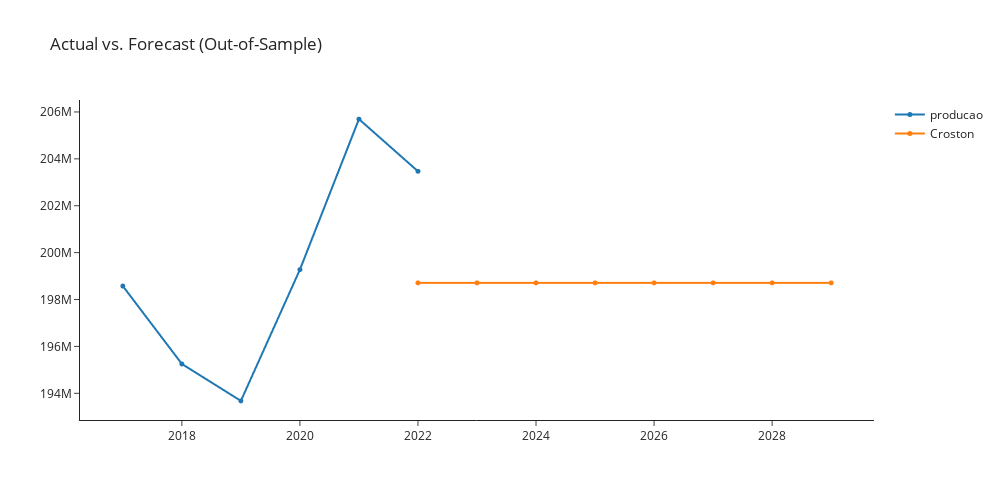

Notebook cell for this chart:
### Markdown cell above
#### croston

### Code cell
croston = exp.create_model('croston')
exp.plot_model(plot = 'decomp', 
               data_kwargs = {'type' : 'multiplicative'},
               fig_kwargs = {"height":500,"width":1000,"template": "simple_white","hoverinfo":"none","big_data_threshold":10})
exp.plot_model(estimator = croston, 
               plot = 'forecast', 
               data_kwargs = {'fh' : 8},
               fig_kwargs = {"height":500,"width":1000,"template": "simple_white","hoverinfo":"none","big_data_threshold":10})

### Figure 1 — Plotly figure (JSON) as saved in the notebook; plotly's stock layout.template omitted (floating-point values rounded to 4 significant figures)
{"data": [{"hoverinfo": "none", "line": {"width": 2}, "marker": {"size": 5}, "mode": "lines+markers", "name": "producao", "type": "scattergl", "x": [2017, 2018, 2019, 2020, 2021, 2022, 2023, 2024, 2025, 2026, 2027, 2028, 2029], "xaxis": "x", "y": [198573810, 195252258, 193676716, 199275404, 205694243, 203470007, null, null, null, null, null, null, null], "yaxis": "y"}, {"hoverinfo": "none", "line": {"width": 2}, "marker": {"size": 5}, "mode": "lines+markers", "name": "Croston", "type": "scattergl", "x": [2017, 2018, 2019, 2020, 2021, 2022, 2023, 2024, 2025, 2026, 2027, 2028, 2029], "xaxis": "x", "y": [null, null, null, null, null, 198700000.0, 198700000.0, 198700000.0, 198700000.0, 198700000.0, 198700000.0, 198700000.0, 198700000.0], "yaxis": "y"}], "layout": {"autosize": false, "height": 500, "showlegend": true, "title": {"text": "Actual vs. Forecast (Out-of-Sample)"}, "width": 1000, "xaxis": {"anchor": "y", "domain": [0, 1]}, "yaxis": {"anchor": "x", "domain": [0, 1]}}}
